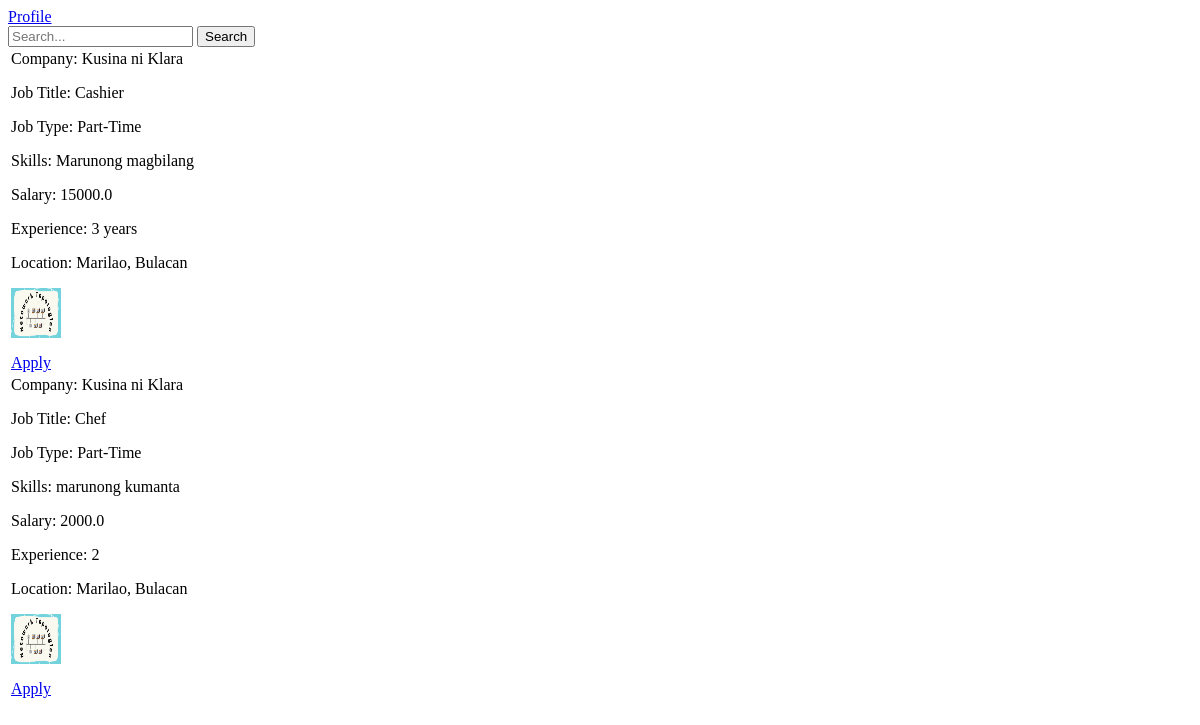
Before: /job_hiring/ (signed in) with the older database file.
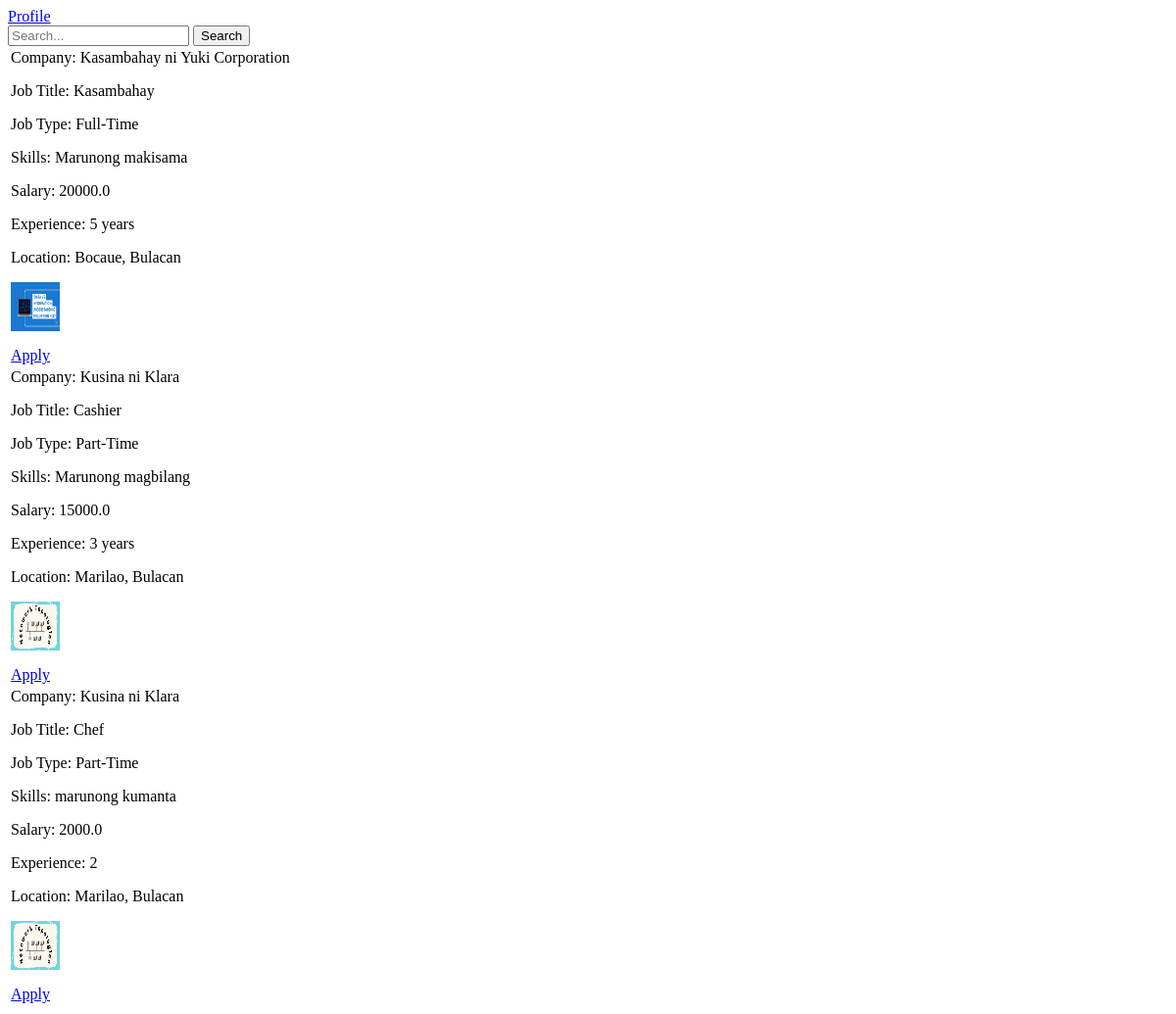
After: the same page with the newer database file.
### venari/models.py (models this page shows, shortened)
class post_jobs(models.Model):
    company = models.ForeignKey(company, on_delete=models.CASCADE)
    start_date = models.DateField()
    end_date = models.DateField()
    title = models.CharField(max_length=200)
    jobtype = models.CharField(max_length=50, null = True)
    salary = models.FloatField()
    image = models.ImageField(upload_to="")
    description = models.TextField(max_length=400)
    experience = models.CharField(max_length=100)
    location = models.CharField(max_length=100)
    status = models.CharField(max_length=20, null=True)
    skills = models.CharField(max_length=200)
    creation_date = models.DateField()

class company(models.Model):
    user = models.ForeignKey(User, on_delete=models.CASCADE)
    phone_number = models.IntegerField(max_length=20)
    email = models.CharField(max_length=100, null=True)
    password = models.CharField(max_length=100, null= True)
    phone_number = models.IntegerField(max_length=20)
    company_logo = models.ImageField(upload_to="")
    gender = models.CharField(max_length=10, null=True)
    user_type = models.CharField(max_length=30)
    company_name = models.CharField(max_length=100)
    status = models.CharField(max_length=50, null = True)

### venari/views.py (the view)
# urls.py: path("job_hiring/", views.job_hiring, name="posted jobs"),
def job_hiring(request):
    jobs = post_jobs.objects.all().order_by('-start_date')
    applicant = job_seeker.objects.get(user=request.user)
    apply = apply_job.objects.filter(applicant=applicant)
    data = []
    for i in apply:
        data.append(i.job.id)
    return render(request, "job_hiring.html", {'jobs':jobs, 'data':data})

### venari/templates/job_hiring.html (shortened to what this page needs)
<a href="/jobseeker_profile/">Profile</a>
<div class="container mt-4 text-center">
    <div class="mb-3">
        <input type="text" id="job-search" class="form-control" placeholder="Search...">
        <button class="btn btn-primary" onclick="searchJobs()">Search</button>
    </div>
    <table id="all_jobs" class="table table-hover">
        <tbody>
            {% for job in jobs %}
                {% if job.status == "Activate" %}
                    <tr class="job-card mx-auto mb-4 p-3 border rounded text-left" style="max-width: 400px;">
                        <td>
                            <div>
                                <p>Company: {{ job.company.company_name }}</p>
                                <p>Job Title: {{ job.title }}</p>
                                <p>Job Type: {{ job.jobtype }}</p>
                                <p>Skills: {{ job.skills }}</p>
                                <p>Salary: {{ job.salary }}</p>
                                <p>Experience: {{ job.experience }}</p>
                                <p>Location: {{ job.location }}</p>
                            </div>
                            <div class="mt-3">
                                <img src="{{ job.company.company_logo.url }}" alt="{{ job.company.company_name }}" style="width: 50px; height: 50px;">
                            </div>
                            <div class="d-flex align-items-center mt-3">
                                <a href="/job_detail/{{ job.id }}/" class="btn btn-success ml-auto">Apply</a>
                            </div>
                        </td>
                    </tr>
                {% endif %}
            {% endfor %}
        </tbody>
    </table>
</div>

Changed rows visible on the page:
added post_jobs: company.company_name "Kasambahay ni Yuki Corporation", title "Kasambahay", jobtype "Full-Time", skills "Marunong makisama", salary "20000.0", experience "5 years", location "Bocaue, Bulacan", company.company_logo (picture)
